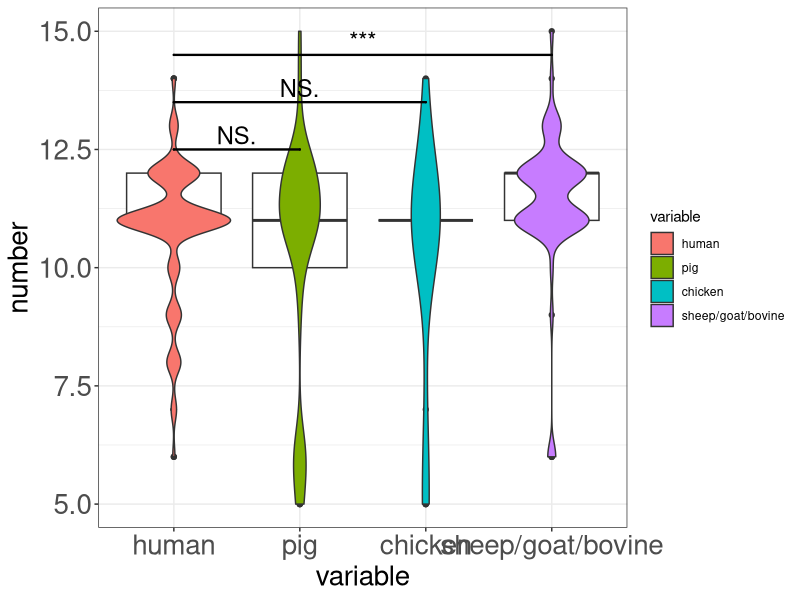

This chart was generated by the following R code:
data <- readxl::read_xlsx("Figure 4C.xlsx")
library(ggplot2)
library(ggsignif)
library(reshape2)
data.melt = melt(data, value.name = "number")
data.melt$variable <- factor(data.melt$variable, levels = c("human", "pig", "chicken", "sheep/goat/bovine"))
ggplot(data.melt, aes(x = variable, y = number)) +
  geom_boxplot()+
  geom_violin(aes(fill = variable)) +
  theme_bw()+
  theme(
    axis.text = element_text(size = 20), 
    axis.title = element_text(size = 20))+
  geom_signif(
    comparisons = list(c("human", "pig")),
    map_signif_level = TRUE,
    tip_length = c(0, 0, 0, 0),
    y_position = c(12, 12),
    size = 0.8,
    textsize = 6,
    test = "wilcox.test"
  )+
  geom_signif(
    comparisons = list(c("human", "chicken")),
    map_signif_level = TRUE,
    tip_length = c(0, 0, 0, 0),
    y_position = c(13, 13),
    size = 0.8,
    textsize = 6,
    test = "wilcox.test"
  )+
  geom_signif(
    comparisons = list(c("human", "sheep/goat/bovine")),
    map_signif_level = TRUE,
    tip_length = c(0, 0, 0, 0),
    y_position = c(14, 14),
    size = 0.8,
    textsize = 6,
    test = "wilcox.test"
  )

